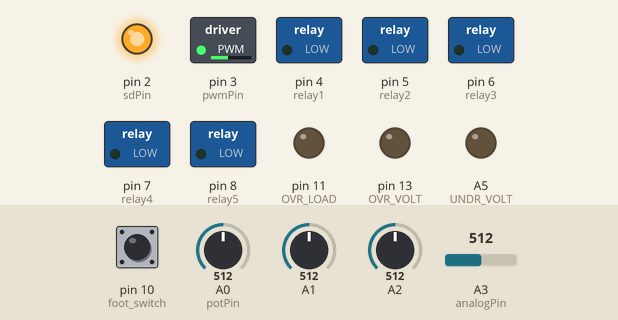
Bench run of a sketch on a simulated Arduino Uno, built with avr-gcc and run on an emulated ATmega328P. On the bench: switched loads named in the sketch (green lamp = pin HIGH), output pins drawn as LEDs (lit = HIGH). Inputs (shaded band) come from the test bench; at power-on: A0 (potPin) = 512, A3 (analogPin) = 512, pin 10 (foot_switch) HIGH, A1 = 512, A2 = 512. What the sketch prints to the serial monitor is not drawn.

Above: at 11.07 s.
11.3 s: A0 (potPin) set to 992
At 11.68 s:
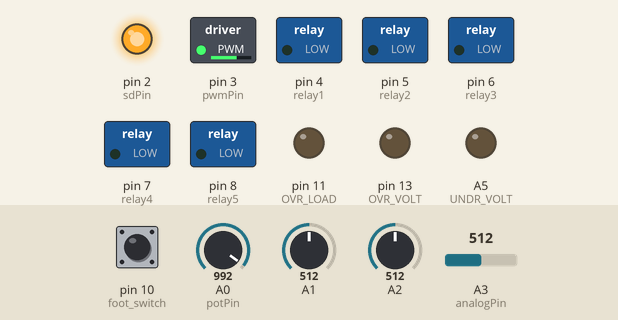
At 13.2 s:
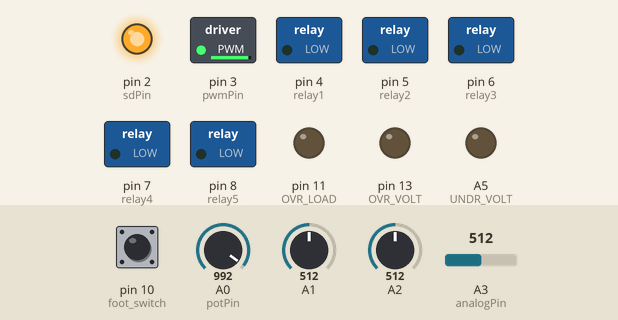
13.8 s: A3 (analogPin) set to 751
16.8 s: A3 (analogPin) set to 771
At 19.5 s:
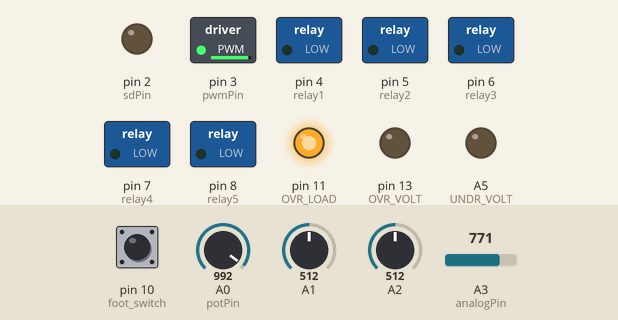
Timing chart, 0 to 21.0 s (numbered marks = the images above; inputs shaded):
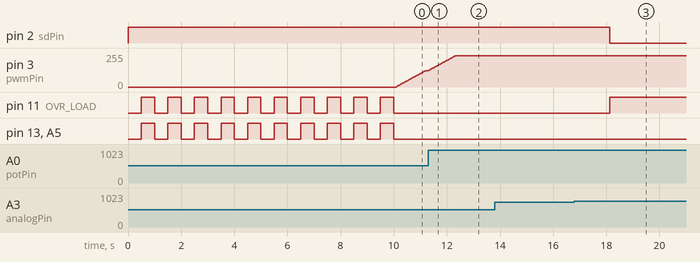

The sketch:

SMD_PCB_CODE_V_2_Production.ino
```cpp
const int potPin = A0;
const int pwmPin = 3;
const int sdPin = 2;
const int relay1 = 4;
const int relay2 = 5;
const int relay3 = 6;
const int relay4 = 7;
const int relay5 = 8;
bool isovrvolt = 0;
bool isudervoltage = 0;
bool relay1flag = 0;
bool relay2flag = 0;
bool relay3flag = 0;
bool relay4flag = 0;
bool relay5flag = 0;
float acVolt = 0;
const int OVR_LOAD = 11;     //OVER LOAD LED
const int OVR_VOLT = 13;     // over_voltage
const int UNDR_VOLT = A5;    // Under Voltage LED
const int foot_switch = 10;  // Foot switch pin // Low Bus PIN
int c = 0;
bool cflag = 0;
const int analogPin = A3;          // Pin connected to the output of the ACS712
const float sensitivity = 0.066;   // Sensitivity in V/A (adjust based on your ACS712 model)
const int zeroCurrentValue = 438;  // Analog value when current is 0 (midpoint of 1023)
const int numReadings = 100;       // Number of readings for the moving average


int V_90 = 30;
int V_110 = 43.3;
int V_135 = 59.0;
int V_170 = 81.20;
int V_200 = 100.05;
int V_230 = 119.5;
int ovrload = 190;
// int undervolt = 36.9;
int undervolt = -1;
int overvolt = 1000;
// int overvolt = 130;


const int V_DC_ADC = A2;
int readingsA0[numReadings];  // Array to store readings for A0
int readingsA1[numReadings];  // Array to store readings for A1
int readingsA2[numReadings];  // Array to store readings for A2
int readingsA3[numReadings];  // Array to store readings for A3
int readIndex = 0;            // Current index in the array
float totalA0 = 0;            // Total of the readings for A0
float totalA1 = 0;            // Total of the readings for A1
float totalA2 = 0;            // Total of the readings for A2
float totalA3 = 0;            // Total of the readings for A3
float averageA0 = 0;          // Moving average for A0
float averageA1 = 0;          // Moving average for A1
float averageA2 = 0;          // Moving average for A2
float averageA3 = 0;          // Moving average for A3
const float adcPerAmp = 9.0;  // ADC change per amp (450 - 441 = 9)


int potValue = 0;                  // Variable to store the analog value from the potentiometer
int targetPwmValue = 0;            // Target PWM value based on potentiometer input
int currentPwmValue = 0;           // Current PWM value for smooth ramping
int rampStep = 3;                  // Step size for the ramp function
int rampDelay = 15;                // Delay time in milliseconds between ramp steps
int relayState = 0;                // To track the number of relays currently ON
unsigned long previousMillis = 0;  // Variable to store the last time delay started


float calculateCurrent(int rawADC) {
  float voltage = (rawADC / 1024.0) * 5.0;
  float current = (rawADC - zeroCurrentValue) / adcPerAmp;
  current = (current > 0) ? current : 0;
  return current;
}


void updateMovingAverage(int analogPin, int readings[], float &total, float &average) {
  total = total - readings[readIndex];
  readings[readIndex] = analogRead(analogPin);
  total = total + readings[readIndex];
  average = total / numReadings;
  readIndex = (readIndex + 1) % numReadings;  // Wrap around the array index
}


void overload() {
  unsigned long currentMillis = millis();  // Get the current time
  if (currentMillis - previousMillis >= 2000) {
    previousMillis = currentMillis;
    if (averageA3 > ovrload)  // Aps Set To Aprox 16 Amps
    {
      digitalWrite(OVR_LOAD, LOW);  // Turn On Over Load Led
      digitalWrite(sdPin, LOW);     // Disable motor
      while (1) {
        Serial.println("Over LOAD Detected");
        digitalWrite(OVR_LOAD, HIGH);
      }
    }
  }
}


void relayselect() {
  if (averageA1 <= V_90) {
    digitalWrite(relay1, HIGH);  // Relay 1 PIN
    digitalWrite(relay2, HIGH);  // Relay 2 PIN
    digitalWrite(relay3, HIGH);  // Relay 3 PIN
    digitalWrite(relay4, HIGH);  // Relay 4 PIN
    digitalWrite(relay5, HIGH);  // Relay 5 PIN
    Serial.println("4 Relay ");
    Serial.println("90_VOLT_BINDING  ");
  } else if (averageA1 <= V_110 && averageA1 > V_90) {
    digitalWrite(relay1, HIGH);  // Relay 1 PIN
    digitalWrite(relay2, HIGH);  // Relay 2 PIN
    digitalWrite(relay3, HIGH);  // Relay 3 PIN
    digitalWrite(relay4, HIGH);  // Relay 4 PIN
    digitalWrite(relay5, LOW);   // Relay 5 PIN
    Serial.println("4 Relay ");
    Serial.println("110_VOLT_BINDING  ");
  } else if (averageA1 <= V_135 && averageA1 > V_110) {
    digitalWrite(relay1, HIGH);  // Relay 1 PIN
    digitalWrite(relay2, HIGH);  // Relay 2 PIN
    digitalWrite(relay3, HIGH);  // Relay 3 PIN
    digitalWrite(relay4, LOW);   // Relay 4 PIN
    digitalWrite(relay5, LOW);   // Relay 5 PIN
    Serial.println("3 Relay ");
    Serial.println("135_VOLT_BINDING  ");
  } else if (averageA1 <= V_170 && averageA1 > V_135) {
    digitalWrite(relay1, HIGH);  // Relay 1 PIN
    digitalWrite(relay2, HIGH);  // Relay 2 PIN
    digitalWrite(relay3, LOW);   // Relay 3 PIN
    digitalWrite(relay4, LOW);   // Relay 4 PIN
    digitalWrite(relay5, LOW);   // Relay 5 PIN
    Serial.println("2 Relay ");
    Serial.println("170_VOLT_BINDING  ");
  } else if (averageA1 <= V_200 && averageA1 > V_170) {
    digitalWrite(relay1, HIGH);  // Relay 1 PIN
    digitalWrite(relay2, LOW);   // Relay 2 PIN
    digitalWrite(relay3, LOW);   // Relay 3 PIN
    digitalWrite(relay4, LOW);   // Relay 4 PIN
    digitalWrite(relay5, LOW);   // Relay 5 PIN
    Serial.println("1 Relay ");
    Serial.println("200_VOLT_BINDING  ");
  } else if (averageA1 <= V_230 && averageA1 > V_200) {
    digitalWrite(relay1, LOW);  // Relay 1 PIN
    digitalWrite(relay2, LOW);  // Relay 2 PIN
    digitalWrite(relay3, LOW);  // Relay 3 PIN
    digitalWrite(relay4, LOW);  // Relay 4 PIN
    digitalWrite(relay5, LOW);  // Relay 5 PIN
    Serial.println("NO Relay ON");
    Serial.println("230_VOLT_BINDING  ");
  }
}


void setup() {

  //#############################     PIN DEFINITION    START       #####################################
  //*******************    DRIVER IC PIN DECIFINITION **********************
  pinMode(pwmPin, OUTPUT);    // PWM PIN
  pinMode(sdPin, OUTPUT);     // EN/Disable Pin Main Motor
  digitalWrite(sdPin, HIGH);  // En Pin High To Drive Motor
  //************************          END          *************************
  pinMode(foot_switch, INPUT_PULLUP);
  //*************     LED PIN DEFINITION STARTED     ***********************
  pinMode(OVR_VOLT, OUTPUT);   // LED 1 Difinition
  pinMode(UNDR_VOLT, OUTPUT);  // LED 2 Difinition
  pinMode(OVR_LOAD, OUTPUT);   // LED 3 Difinition
  //********************        END       **********************************

  //***********************   Relay Pin Definition Started *****************
  pinMode(relay1, OUTPUT);  // Relay 1 PIN
  pinMode(relay2, OUTPUT);  // Relay 2 PIN
  pinMode(relay3, OUTPUT);  // Relay 3 PIN
  pinMode(relay4, OUTPUT);  // Relay 4 PIN
  pinMode(relay5, OUTPUT);  // Relay 5 PIN
  //************************        END       ******************************


  //*************************    RELAY PIN  SET   **************************
  //  digitalWrite(relay1, HIGH);  // Relay 1 PIN
  //  digitalWrite(relay2, HIGH);  // Relay 2 PIN
  //  digitalWrite(relay3, HIGH);  // Relay 3 PIN
  //  digitalWrite(relay4, HIGH);  // Relay 4 PIN
  //  digitalWrite(relay5, HIGH);  // Relay 5 PIN
  //**************************          END       *************************

  Serial.begin(115200);  // Boud Rate Definition


  /////////////////////   On Start Delay ////////////////////////////
  for (int start_counter = 0; start_counter < 10; start_counter++) {
    digitalWrite(OVR_VOLT, LOW);   // LED 1 ON
    digitalWrite(UNDR_VOLT, LOW);  // LED 2 ON
    digitalWrite(OVR_LOAD, LOW);   // LED 3 ON
    delay(500);
    digitalWrite(OVR_VOLT, HIGH);   // LED 1 OFF
    digitalWrite(UNDR_VOLT, HIGH);  // LED 2 OFF
    digitalWrite(OVR_LOAD, HIGH);   // LED 3 OFF
    delay(500);
  }
  /////////////////////   On Start Delay ////////////////////////////

  //######################   LED PIN ################################
  digitalWrite(OVR_VOLT, LOW);   // LED 1 OUTPUT LOW
  digitalWrite(UNDR_VOLT, LOW);  // LED 1 OUTPUT LOW
  digitalWrite(OVR_LOAD, LOW);   // LED 2 OUTPUT LOW
  //######################   LED PIN ###############################


  //********************      ADC Averaging Loop    *************************
  for (int i = 0; i < numReadings; i++) {
    readingsA0[i] = 0;
    readingsA1[i] = 0;
    readingsA2[i] = 0;
    readingsA3[i] = 0;
  }
  //**************************          END       *************************


  //**********      TAKING AVERAGE OF 100 Reading  PRIOR  *****************
  while (c < 100) {
    updateMovingAverage(A0, readingsA0, totalA0, averageA0);  // POTENTIOMETER PIN READING
    updateMovingAverage(A1, readingsA1, totalA1, averageA1);  // AC VOLTAGE REDING PIN
    updateMovingAverage(A2, readingsA2, totalA2, averageA2);  // DC CURRENT READING PIN
    updateMovingAverage(A3, readingsA3, totalA3, averageA3);  // Dv Voltage Reading Pin
    c = c + 1;
    Serial.println(c);
  }
  //**************************          END       *************************


  //  ############################   Setting FIX Frequency On OUTPUT   ###################################
  cli();
  TCCR2A = (1 << WGM21) | (1 << WGM20);  // Set Fast PWM mode
  TCCR2B = (1 << CS21);                  // No prescaler (CS20 = 1), prescaler = 1
  OCR2B = 0;                             // Initial 0% duty cycle
  TCCR2A |= (1 << COM2B1);               // Clear OC2B on Compare Match, set OC2B at BOTTOM
  sei();
  //########################################          END       ###########################################
}


void loop() {
  int t = digitalRead(foot_switch);
  Serial.print("Foot_Switch                      ");
  Serial.println(t);
  updateMovingAverage(A0, readingsA0, totalA0, averageA0);
  updateMovingAverage(A1, readingsA1, totalA1, averageA1);
  updateMovingAverage(A2, readingsA2, totalA2, averageA2);
  updateMovingAverage(A3, readingsA3, totalA3, averageA3);


  if (averageA1 > overvolt) {
    isovrvolt = 1;
    digitalWrite(sdPin, LOW);      // Disable motor
    digitalWrite(OVR_VOLT, HIGH);  // Turn on overvoltage LED
    while (1) {
      Serial.println("Over Voltage Detected");
    }
  }

  else if (averageA1 < undervolt) {
    isudervoltage = 1;
    pinMode(UNDR_VOLT, OUTPUT);
    digitalWrite(sdPin, LOW);       // Disable motor
    digitalWrite(UNDR_VOLT, HIGH);  // Turn on undervoltage LED
    Serial.println("Undervoltage detected");
  }


  if (isudervoltage == 0 && t == 1)  // isovrvolt == 0 && isudervoltage == 0)
  {
    overload();
    potValue = analogRead(potPin);
    targetPwmValue = map(potValue, 0, 1000, 0, 238);
    rampPWM(currentPwmValue, targetPwmValue);
    digitalWrite(sdPin, rampPWM < 10 ? LOW : HIGH);


    //     Debugging Section
    // Serial.print("Potentiometer Value: ");
    // Serial.print(potValue);
    // Serial.print(" -> Target PWM Value: ");
    // Serial.print(targetPwmValue);
    // Serial.print(" -> Current PWM Value: ");
    // Serial.println(currentPwmValue);
    // Serial.print("Current (Averaged): ");
    // Serial.print(current);
    // Serial.println(" A");
    // Serial.print("Average A0: ");
    // Serial.println(averageA0);
    Serial.print("Average A1:    ");
    Serial.println(averageA1);
    // Serial.print("Average A2: ");
    // Serial.println(averageA2);
    Serial.print("Average A3: ");
    Serial.println(averageA3);
    delay(10);
    // relayselect();
  } else {
    digitalWrite(sdPin, LOW);
  }
}


void rampPWM(int &current, int target) {
  if (current < target) {
    current += rampStep;     // Increase PWM towards target
    if (current > target) {  // Ensure it does not exceed target
      current = target;
    }
  } else if (current > target) {
    current -= rampStep;     // Decrease PWM towards target
    if (current < target) {  // Ensure it does not fall below target
      current = target;
    }
  }
  OCR2B = current;
  delay(rampDelay);
}
```

Measured:
- the behaviour switches between 760 and 761 on A3 (analogPin) (found by bisection; images 2 and 3)
- after the input at 11.3 s, pin 3 (pwmPin): moves from 121/255 to 236/255 over 1.0 s, starting at once
- after the input at 16.8 s, pin 2 (sdPin): HIGH → LOW after 1.3 s; pin 11 (OVR_LOAD): LOW → HIGH after 1.3 s
